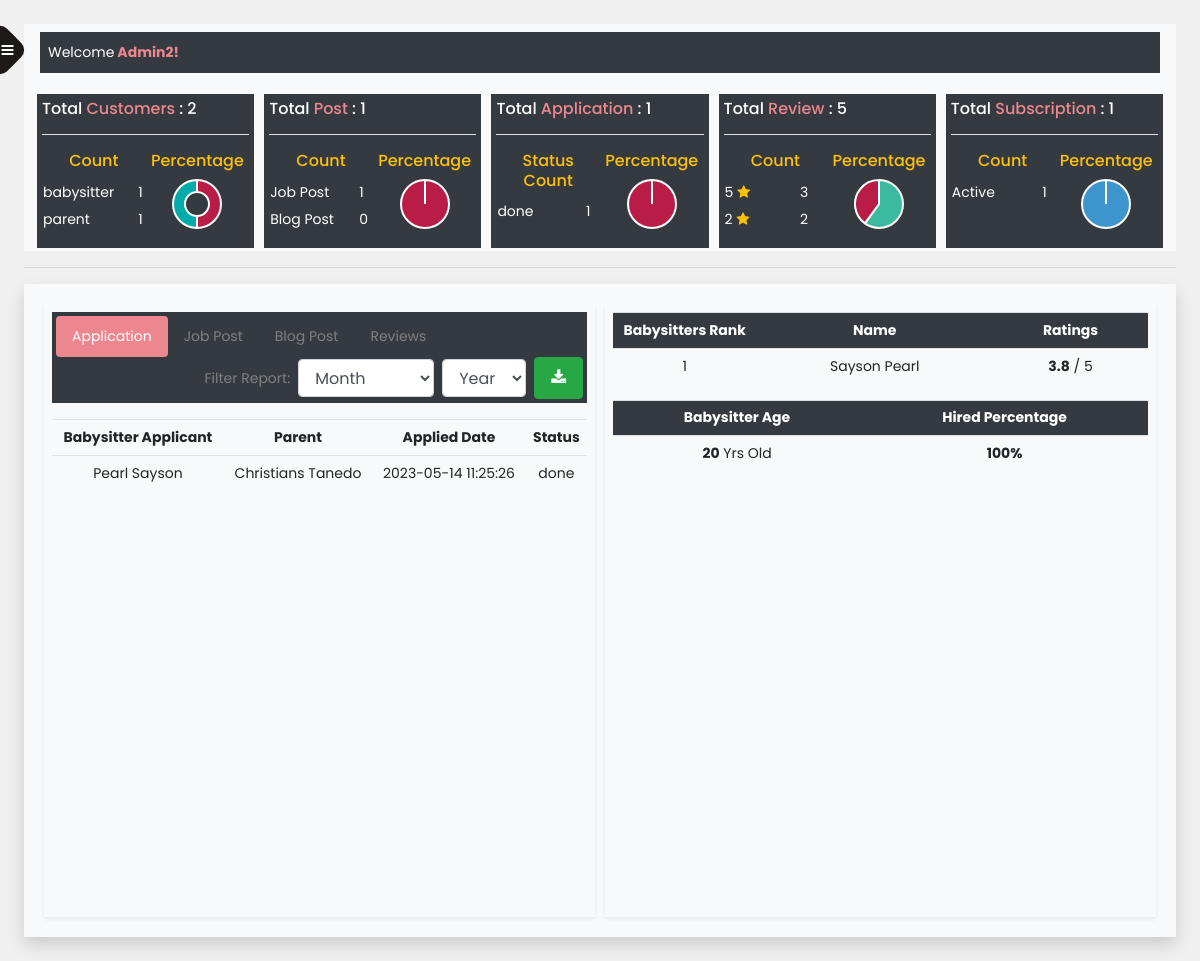
Screenshot of /index.php (signed in) with the database file from the repository.
### tables this page shows
CREATE TABLE `application` (
  `apply_id` varchar(50) NOT NULL,
  `babysitter_id` varchar(50) NOT NULL,
  `jobpost_id` varchar(50) NOT NULL,
  `apply_date` datetime NOT NULL DEFAULT current_timestamp(),
  `apply_status` varchar(50) NOT NULL,
  `apply_deleted` varchar(5) NOT NULL,
  `parent_id` varchar(50) NOT NULL,
  `subscription_id` varchar(50) NOT NULL
);

### index.php (the view, shortened to what the rows shown need)
<?php
include("connect.php");
?>
<!doctype html>
<html lang="en">
<head>
  <link rel="stylesheet" href="css/bootstrap.min.css">
  <link rel="stylesheet" href="https://stackpath.bootstrapcdn.com/font-awesome/4.7.0/css/font-awesome.min.css">
  <link rel="stylesheet" href="https://stackpath.bootstrapcdn.com/bootstrap/4.5.0/css/bootstrap.min.css">
  <link rel="stylesheet" href="css/index.css">
</head>
<body>
  <div class="wrapper d-flex align-items-stretch">
    <div id="content" class="p-4 ">
      <nav class="navbar navbar-expand-lg navbar-light bg-light" id="navbar">
        <div class="container-fluid d-flex justify-content-between w-100 bg-dark p-2 ">
          <div>
            <?php
            $user_sql = "SELECT `username` FROM `admin` WHERE admin_id = '" . $_SESSION['id'] . "' LIMIT 1";
            $user_query = mysqli_query($connect, $user_sql);
            if (mysqli_num_rows($user_query) > 0) {
              while ($row = mysqli_fetch_assoc($user_query)) {
                $login_user = $row['username'];
              }
              echo "<span class='text-white'>Welcome</span><b class='babyChartColor'>&nbsp;" . ucfirst($login_user) . "!</b>";
            }
            ?>
          </div>
      </nav>
              <?php
              $customer_sql = "SELECT count(`type`) as count,`type` FROM `users` GROUP BY type";
              $customer_query = mysqli_query($connect, $customer_sql);
              $total_customer = 0;
              if (mysqli_num_rows($customer_query) > 0) {
                while ($rows = mysqli_fetch_assoc($customer_query)) {
                  $total_customer += $rows['count'];
                  $customer_count[] = $rows['count'];
                }
              }
              foreach ($customer_count as $data) {
                $tbt_data[] = round((($data / $total_customer) * 100), 2);
              }
              ?>
            <script>
              var barColors = [
                "#b91d47",
                "#00aba9",
              ];
              new Chart("graph-customers", {
                type: "doughnut",
                data: {
                  labels: ["Babysitter", "Parents"],
                  datasets: [{
                    backgroundColor: barColors,
                    data: <?php echo json_encode($tbt_data); ?>
                  }]
                },
                options: {
                  responsive: false,
                  title: {
                    display: false
                  },
                  legend: {
                    display: false
                  }
                }
              });
            </script>
            <?php
            $post_query = mysqli_query($connect, "select (select count(*) from post) as post_count, count(*) as blog_count from blog");
            $total_post = 0;
            if (mysqli_num_rows($post_query) > 0) {
              while ($rows = mysqli_fetch_assoc($post_query)) {
                $total_post += $rows['post_count'] + $rows['blog_count'];
              }
            }
            ?>
              <?php
              $posts_sql = "select (select count(*) from post) as post_count, count(*) as blog_count from blog";
              $posts_query = mysqli_query($connect, $posts_sql);
              if (mysqli_num_rows($posts_query) > 0) {
                while ($rows = mysqli_fetch_assoc($posts_query)) {
                  $post_content[] =  $rows['post_count'];
                  $post_content[] =  $rows['blog_count'];
                }
              }
              foreach ($post_content as $data) {
                if($data != 0) {
                  $post_content_percentage[] = round((($data / $total_post) * 100), 2);
                }
              }
              ?>
            <script>
              var barColors = [
                "#b91d47",
                "#00aba9",
              ];
              new Chart("graph-post", {
                type: "pie",
                data: {
                  labels: ["Job", "Blog"],
                  datasets: [{
                    backgroundColor: barColors,
                    data: <?php echo json_encode($post_content_percentage); ?>
                  }]
                },
                options: {
                  responsive: false,
                  title: {
                    display: false
                  },
                  legend: {
                    display: false
                  }
                }
              });
            </script>
                  <?php
                  $query = mysqli_query($connect, "select apply_status, count(apply_status) as apply_count  from application group by apply_status desc");
                  $ratings = array();
                  $apply_count = array();
                  $review_total = 0;
                  while ($rows = mysqli_fetch_assoc($query)) {
                    $ratings[] = $rows['apply_status'];
                    $apply_count[] = $rows['apply_count'];
                    $review_total += $rows['apply_count'];
                  }
                  foreach ($apply_count as $data) {
                    $review_percentage_total1[] = round((($data / $review_total) * 100), 2);
                  }
                  ?>
                  <script>
                    new Chart("graph-application", {
                      type: 'pie',
                      data: {
                        labels: <?php echo json_encode($ratings); ?>,
                        datasets: [{
                          // label: "Population (millions)",
                          backgroundColor: ["#b91d47", "#3e95cd", "#3cba9f", "#e8c3b9", "#c45850"],
                          data: <?php echo json_encode($review_percentage_total1); ?>
                        }]
                      },
                      options: {
                        responsive: false,
                        title: {
                          display: false,
                        },
                        legend: {
                          display: false,
                        }
                      }
                    });
                  </script>
                  <?php
                  $review_query2 = mysqli_query($connect, "select review_ratings, count(review_ratings) as review_count  from reviews group by review_ratings desc");
                  $ratings = array();
                  $review_count = array();
                  $review_total = 0;
                  while ($rows = mysqli_fetch_assoc($review_query2)) {
                    $ratings[] = $rows['review_ratings'] . " stars";
                    $review_count[] = $rows['review_count'];
                    $review_total += $rows['review_count'];
                  }
                  foreach ($review_count as $data) {
                    $review_percentage_total[] = round((($data / $review_total) * 100), 2);
                  }
                  ?>
                  <script>
                    new Chart("graph-review", {
                      type: 'pie',
                      data: {
                        labels: <?php echo json_encode($ratings); ?>,
                        datasets: [{
                          // label: "Population (millions)",
                          backgroundColor: ["#3cba9f", "#b91d47", "#3e95cd", "#e8c3b9", "#c45850"],
                          data: <?php echo json_encode($review_percentage_total); ?>
                        }]
                      },
                      options: {
                        responsive: false,
                        title: {
                          display: false,
                        },
                        legend: {
                          display: false,
                        }
                      }
                    });
                  </script>
                  <?php
                  $query = mysqli_query($connect, "select status, count(status) as status_count  from subscription group by status desc");
                  $sub_status = array();
                  $sub_count = array();
                  $sub_total = 0;
                  while ($rows = mysqli_fetch_assoc($query)) {
                    $sub_status[] = $rows['status'];
                    $sub_count[] = $rows['status_count'];
                    $sub_total += $rows['status_count'];
                  }
                  foreach ($sub_count as $data) {
                    $sub_percentage[] = round((($data / $sub_total) * 100), 2);
                  }
                  ?>
                  <script>
                    new Chart("graph-subscription", {
                      type: 'pie',
                      data: {
                        labels: <?php echo json_encode($sub_status); ?>,
                        datasets: [{
                          // label: "Population (millions)",
                          backgroundColor: ["#3e95cd", "#b91d47", "#3cba9f", "#e8c3b9", "#c45850"],
                          data: <?php echo json_encode($sub_percentage); ?>
                        }]
                      },
                      options: {
                        responsive: false,
                        title: {
                          display: false,
                        },
                        legend: {
                          display: false,
                        }
                      }
                    });
                  </script>
      <div class="middle-main bg-light shadow">
        <div class="middle-content shadow-sm p-2">
          <div class="tab-content" id="pills-tabContent">
            <div class="eachTab table-responsive tab-pane fade show active" id="pills-home" role="tabpanel" aria-labelledby="pills-home-tab">
                    <?php
                    $i_application_sql = "SELECT
                                              CONCAT(users.firstname,' ',users.lastname) AS babysitter_name,
                                              CONCAT(users2.firstname,' ',users2.lastname) AS parent_name,
                                              application.apply_date,
                                              application.apply_status
                                          FROM
                                              application
                                          inner join users on users.user_id = application.babysitter_id
                                          inner join users as users2 on users2.user_id = application.parent_id
                                          ORDER BY
                                              application.apply_date DESC";
                    $i_application_query = mysqli_query($connect,$i_application_sql);
                    if(mysqli_num_rows($i_application_query)>0){
                      echo "<table class='table table-sm table-hover text-nowrap'>
                              <tr>
                                <th>Babysitter Applicant</th>
                                <th>Parent</th>
                                <th>Applied Date</th>
                                <th>Status</th>
                              </tr>";
                      while($row = mysqli_fetch_assoc($i_application_query)){
                        echo "<tr>
                                <td>".$row['babysitter_name']."</td>
                                <td>".$row['parent_name']."</td>
                                <td>".$row['apply_date']."</td>
                                <td>".$row['apply_status']."</td>
                              </tr>";
                      }
                      echo "</table>";
                    }
                    ?>
            </div>
          </div>
        </div>
        <div class="middle-content shadow-sm p-2">
          <?php
          echo '<table class="table table-sm table-hover ">';
          $top_user_query = "SELECT
                                  CONCAT(users.lastname,' ',users.firstname) as `name`,
                                  round(AVG(reviews.review_ratings),1) AS rating
                              FROM users
                              INNER JOIN reviews ON reviews.babysitter_id = users.user_id
                              GROUP BY users.lastname,users.firstname
                              ORDER BY rating DESC
                              LIMIT 10";
          $top_user = mysqli_query($connect, $top_user_query);
          if (mysqli_num_rows($top_user) > 0) {
            echo '
                          <tr class="bg-dark text-white text-center">
                              <th style="max-width: 60px;">Babysitters Rank</th>
                              <th>Name</th>
                              <th>Ratings</th>
                          </tr>
                          ';
            echo "</table>";
          }
          echo '<table class="table table-sm table-hover ">';
          $age_query = "SELECT
                                count(age) as count,
                                  users.age as age
                              FROM application
                              INNER JOIN users ON users.user_id = application.babysitter_id
                              WHERE apply_status = 'hired' OR apply_status = 'done'
                              GROUP BY age";
          $age_user = mysqli_query($connect, $age_query);
          if (mysqli_num_rows($age_user) > 0) {
            echo '
                          <tr class="bg-dark text-white text-center">
                              <th>Babysitter Age</th>
                              <th>Hired Percentage</th>
                          </tr>
                          ';
            echo "</table>";
          }
          ?>
        </div>
      </div>
    </div>
</body>
</html>

### rows the page displays
application: babysitter_name "Pearl Sayson", parent_name "Christians Tanedo", apply_date "2023-05-14 11:25:26", apply_status "done"

### other values shown
$login_user "Admin2"
$total_bs "2"
$rows['type'] "babysitter"
$rows['count'] "1"
$rows['type'] "parent"
$total_post "1"
$posts_count "1"
$blog_count "0"
$total_application "1"
$rows['apply_status'] "done"
$rows['apply_count'] "1"
$total_review "5"
$rows['review_ratings'] "5"
$rows['review_count'] "3"
$rows['review_ratings'] "2"
